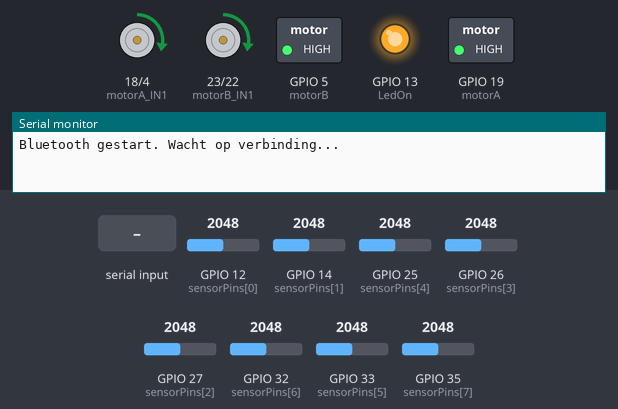
Bench run of a sketch on a simulated ESP32. Parts: motor-driver pin pairs drawn as motors (green arrow = first pin HIGH = forward, orange = second pin HIGH = backward, longer = more drive), switched loads named in the sketch (green lamp = pin HIGH), output pins drawn as LEDs (lit = HIGH), the last lines printed to the serial monitor. The inputs (shaded band) are chosen by the test bench; at power-on: GPIO 12 (sensorPins[0]) = 2048, GPIO 14 (sensorPins[1]) = 2048, GPIO 25 (sensorPins[4]) = 2048, GPIO 26 (sensorPins[3]) = 2048, GPIO 27 (sensorPins[2]) = 2048, GPIO 32 (sensorPins[6]) = 2048, GPIO 33 (sensorPins[5]) = 2048, GPIO 35 (sensorPins[7]) = 2048. Nothing arrives over Bluetooth unless stated.

Above: at 1.2 s.
1.3 s: "baseSpeed\n" received over the second serial link
At 2.7 s:
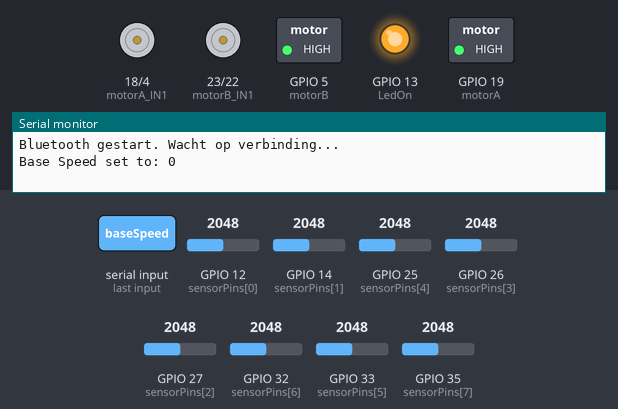
4.3 s: "baseSpeed90\n" received over the second serial link
At 5.1 s:
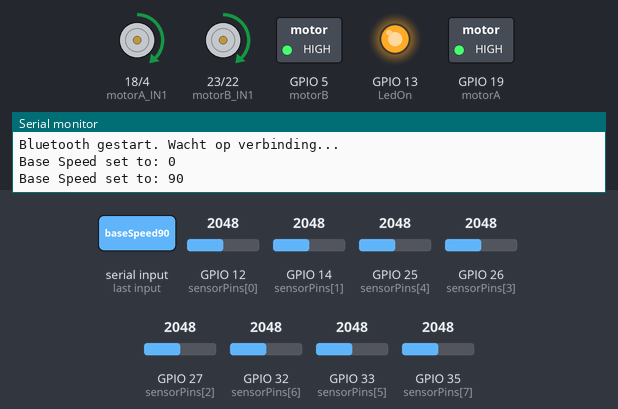
Timing chart, 0 to 7.3 s (numbered marks = the images above; inputs shaded):
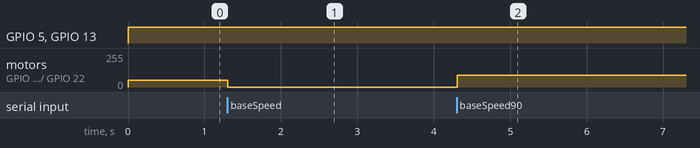

The sketch:

Batmobile.ino
```cpp
#include <BluetoothSerial.h>
BluetoothSerial SerialBT;

// Motor pinnen
int motorA = 19;
int motorB = 5;
int motorA_IN1 = 18;
int motorA_IN2 = 4;
int motorB_IN1 = 23;
int motorB_IN2 = 22;

// Sensor pinnen (8 sensoren)
const int sensorPins[8] = {12, 14, 27, 26, 25, 33, 32, 35};
int LedOn = 13;

// PID parameters
float Kp = 50;
float Ki = 0;
float Kd = 20;
float integral = 0;
float lastError = 0;

// Motor snelheidsinstellingen
int baseSpeed = 50;
int maxSpeed = 90;
int leftMotorSpeed;
int rightMotorSpeed;

// Sensorwaarden en gewichten
int sensorValues[8];
int weights[8] = {-6, -5, -4, -3, 3, 4, 5, 6};

void setup() {
  Serial.begin(115200);
  SerialBT.begin("LineNico"); // Bluetooth naam
  Serial.println("Bluetooth gestart. Wacht op verbinding...");

  pinMode(motorA_IN1, OUTPUT);
  pinMode(motorA_IN2, OUTPUT);
  pinMode(motorB_IN1, OUTPUT);
  pinMode(motorB_IN2, OUTPUT);
  pinMode(motorA, OUTPUT);
  pinMode(motorB, OUTPUT);
  pinMode(LedOn, OUTPUT);

  for (int i = 0; i < 8; i++) {
    pinMode(sensorPins[i], INPUT);
  }
}

void loop() {
  digitalWrite(motorA, HIGH);
  digitalWrite(motorB, HIGH);
  digitalWrite(LedOn, HIGH);
  if (SerialBT.available()) {
    String command = SerialBT.readStringUntil('\n');
    processCommand(command);
  }

  // Lees de sensoren en bepaal de fout
  int totalWeight = 0;
  int totalActive = 0;

  for (int i = 0; i < 8; i++) {
    sensorValues[i] = analogRead(sensorPins[i]);
    if (sensorValues[i] > 512) { // Drempelwaarde voor lijn detectie
      totalWeight += weights[i] * sensorValues[i];
      totalActive += sensorValues[i];
    }
  }

  int error = (totalActive > 0) ? totalWeight / totalActive : 0;

  // PID berekening
  integral += error;
  float derivative = error - lastError;
  float pidOutput = Kp * error + Ki * integral + Kd * derivative;

  // Stel motor snelheden in
  leftMotorSpeed = baseSpeed - pidOutput;
  rightMotorSpeed = baseSpeed + pidOutput;

  leftMotorSpeed = constrain(leftMotorSpeed, 0, maxSpeed);
  rightMotorSpeed = constrain(rightMotorSpeed, 0, maxSpeed);

  // Motoren aansturen
  analogWrite(motorA_IN1, leftMotorSpeed);
  digitalWrite(motorA_IN2, LOW);
  analogWrite(motorB_IN1, rightMotorSpeed);
  digitalWrite(motorB_IN2, LOW);

  lastError = error;
  delay(5);
}

void processCommand(String command) {
  if (command.startsWith("Kp")) {
    Kp = command.substring(2).toFloat();
    SerialBT.println("Kp set to: " + String(Kp));
    Serial.println("Kp set to: " + String(Kp));
  } else if (command.startsWith("Ki")) {
    Ki = command.substring(2).toFloat();
    SerialBT.println("Ki set to: " + String(Ki));
    Serial.println("Ki set to: " + String(Ki));
  } else if (command.startsWith("Kd")) {
    Kd = command.substring(2).toFloat();
    SerialBT.println("Kd set to: " + String(Kd));
    Serial.println("Kd set to: " + String(Kd));
  } else if (command.startsWith("baseSpeed")) {
    baseSpeed = command.substring(9).toInt();
    SerialBT.println("Base Speed set to: " + String(baseSpeed));
    Serial.println("Base Speed set to: " + String(baseSpeed));
  } else if (command.startsWith("maxSpeed")) {
    maxSpeed = command.substring(8).toInt();
    SerialBT.println("Max Speed set to: " + String(maxSpeed));
    Serial.println("Max Speed set to: " + String(maxSpeed));
  } else if (command.startsWith("getPID")) {
    SerialBT.println("Current PID: Kp=" + String(Kp) + " Ki=" + String(Ki) + " Kd=" + String(Kd));
  } else if (command.startsWith("getSpeed")) {
    SerialBT.println("Current Speeds: Base=" + String(baseSpeed) + " Max=" + String(maxSpeed));
  } else {
    SerialBT.println("Unknown command: " + command);
  }
}


/*#include "SerialCommand.h"

#define SerialPort Serial
#define Baudrate 115200

SerialCommand sCmd;
bool debug;
unsigned long previous;
void setup()
{
  SerialPort.begin(Baudrate);

  sCmd.addCommand("set", onSet);
  sCmd.setDefaultHandler(onUnknownCommand);

  SerialPort.println("ready");
}

void loop()
{
  sCmd.readSerial();  // Luistert naar seriële commando's
  unsigned long current = micros();
  if (current - previous >= 1000000)  // Iedere seconde
  {
    previous = current;
    if (debug)
      SerialPort.println("loop still running");
  }
}

void onUnknownCommand( const char *command)
{
  SerialPort.print("unknown command: \"");
  SerialPort.print(command);
  SerialPort.println("\"");
}

void onSet()
{
  char* param = sCmd.next();
  char* value = sCmd.next();

  if (strcmp(param, "debug") == 0)
  {
    if (strcmp(value, "on") == 0) debug = true;
    else if (strcmp(value, "off") == 0) debug = false;
  }
}*/
```

Measured:
- after the input at 1.3 s, motor on GPIO 18 (motorA_IN1) / GPIO 4 (motorA_IN2), motor on GPIO 23 (motorB_IN1) / GPIO 22 (motorB_IN2): forward 50/255 → stopped at once
- after the input at 4.3 s, motor on GPIO 18 (motorA_IN1) / GPIO 4 (motorA_IN2), motor on GPIO 23 (motorB_IN1) / GPIO 22 (motorB_IN2): stopped → forward 90/255 at once
